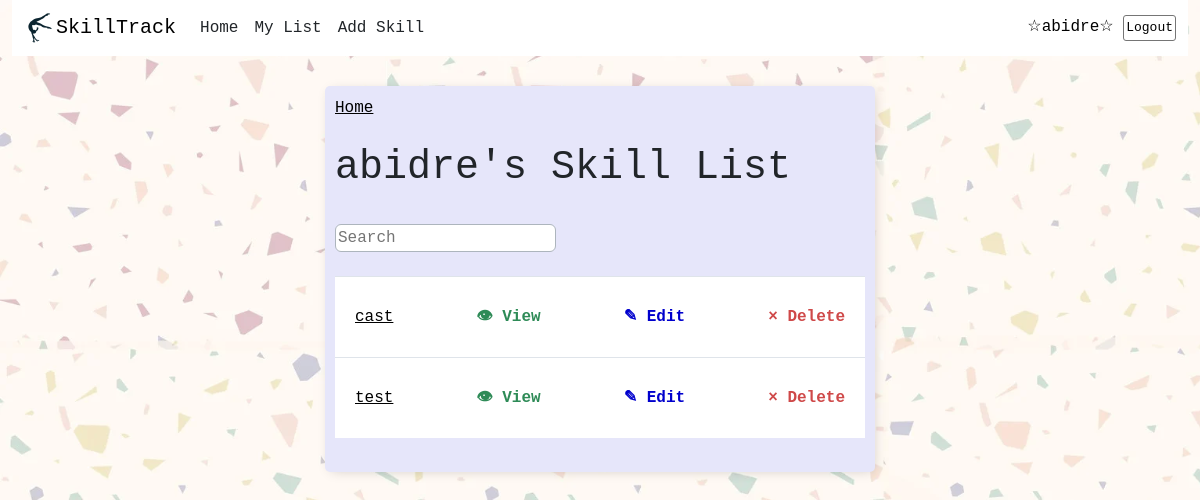
Page /skills/ (signed in) on the earlier database version.
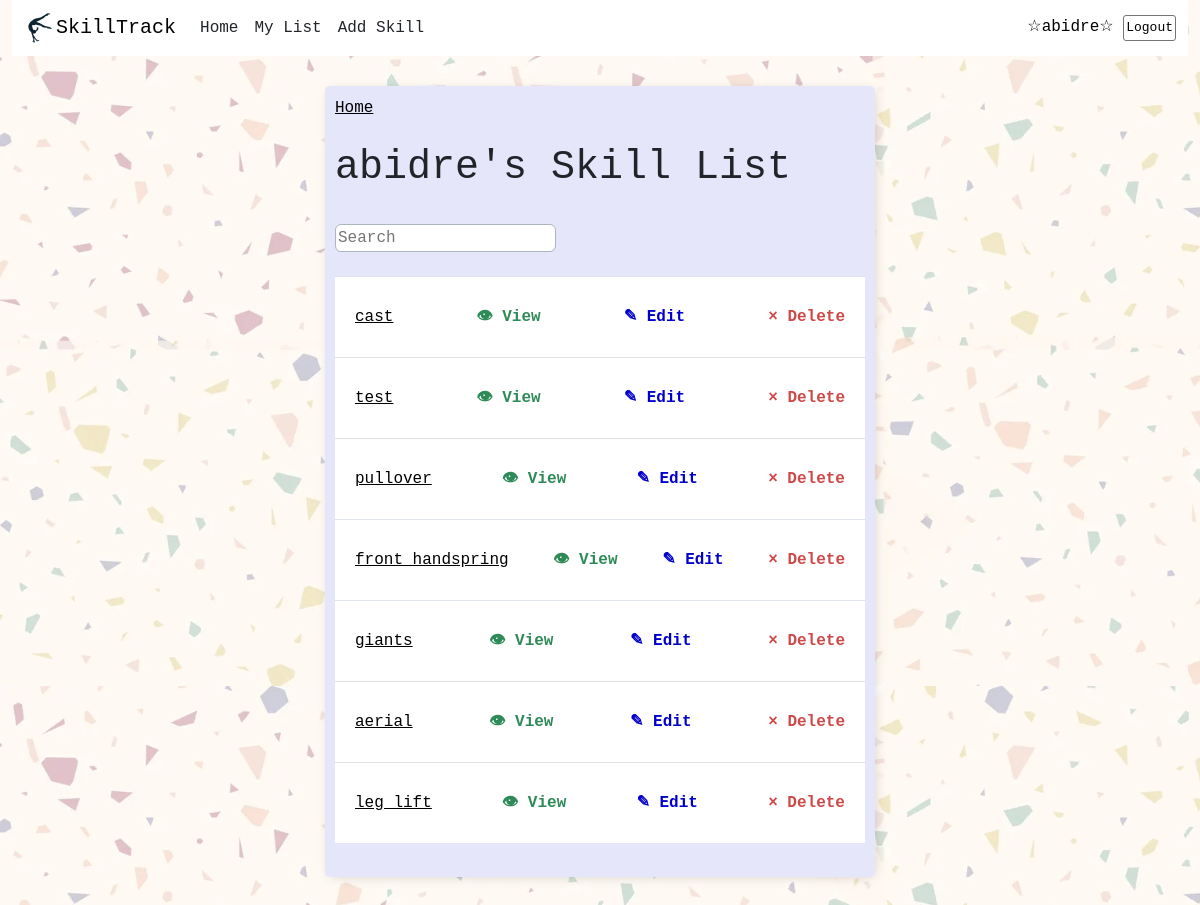
Same page on the later database version.
### todo_app/models.py (models this page shows)
class Skill(models.Model):
    user = models.ForeignKey(User, on_delete=models.CASCADE, null=True, blank=True)
    title = models.CharField(max_length=200)
    description = models.TextField(null=True, blank=True)
    complete = models.BooleanField(default=False)
    create = models.DateTimeField(auto_now_add=True)
    def __str__(self):
        return self.title

### todo_app/views.py (the view)
# urls.py: path('skills/', SkillList.as_view(), name='skill-list'),
class SkillList(LoginRequiredMixin, ListView):
    model = Skill
    context_object_name = 'skill-list'
    def get_queryset(self):
        queryset = super().get_queryset().filter(user=self.request.user)
        search_input = self.request.GET.get('search-area')
        if search_input:
            queryset = queryset.filter(title__icontains=search_input)
        return queryset
    def get_context_data(self, **kwargs):
        context = super().get_context_data(**kwargs)
        context['skill-list'] = context['skill-list'].filter(user=self.request.user)
        context['count'] = context['skill-list'].filter(complete=False).count()
        context['search_input'] = self.request.GET.get('search-area', '')
        return context

### todo_app/templates/todo_app/skill_list.html (shortened to what this page needs)
{% extends 'todo_app/base_template.html' %}
{% block content %}
{% load static %}
    <a href ="{% url 'home' %}">Home</a>
    <br>
    <br>
    <h1>{{request.user}}'s Skill List</h1>
    <br>
    <form method="GET">
        <input class="border border-dark-subtle col-sm-5 " type='text' name='search-area' placeholder="Search" value="{{search_input}}" style="border-radius: 6px;">
    </form>
    <br>
    <div class="skill-items-wrapper">
        {% for skill in object_list %}
        <div class="skill-wrapper">
            {% if skill.complete %}
            <div class ="skill-title">
                <div class="skill-complete-icon"></div>
                <i><s><a href="{% url 'skill-update' skill.id %}">{{skill}}</a></s></i>
            </div>
            {% else %}
            <div class ="skill-title">
                  <a href="{% url 'skill-update' skill.id %}">{{skill}}</a>
            </div>
           {% endif %}
           <a class="view-link" href="{% url 'skill' skill.id %}">&#128065  View</a>
           <a class="edit-link" href="{% url 'skill-update' skill.id %}">&#9998  Edit</a>
           <a class="delete-link" href="{% url 'skill-delete' skill.id %}">&#215  Delete</a>
        </div>
        {% endfor %}
    </div>
    <br>
{% endblock content %}

Differences in the rows shown:
added Skill: title "pullover"
added Skill: title "front handspring"
added Skill: title "giants"
added Skill: title "aerial"
added Skill: title "leg lift"
